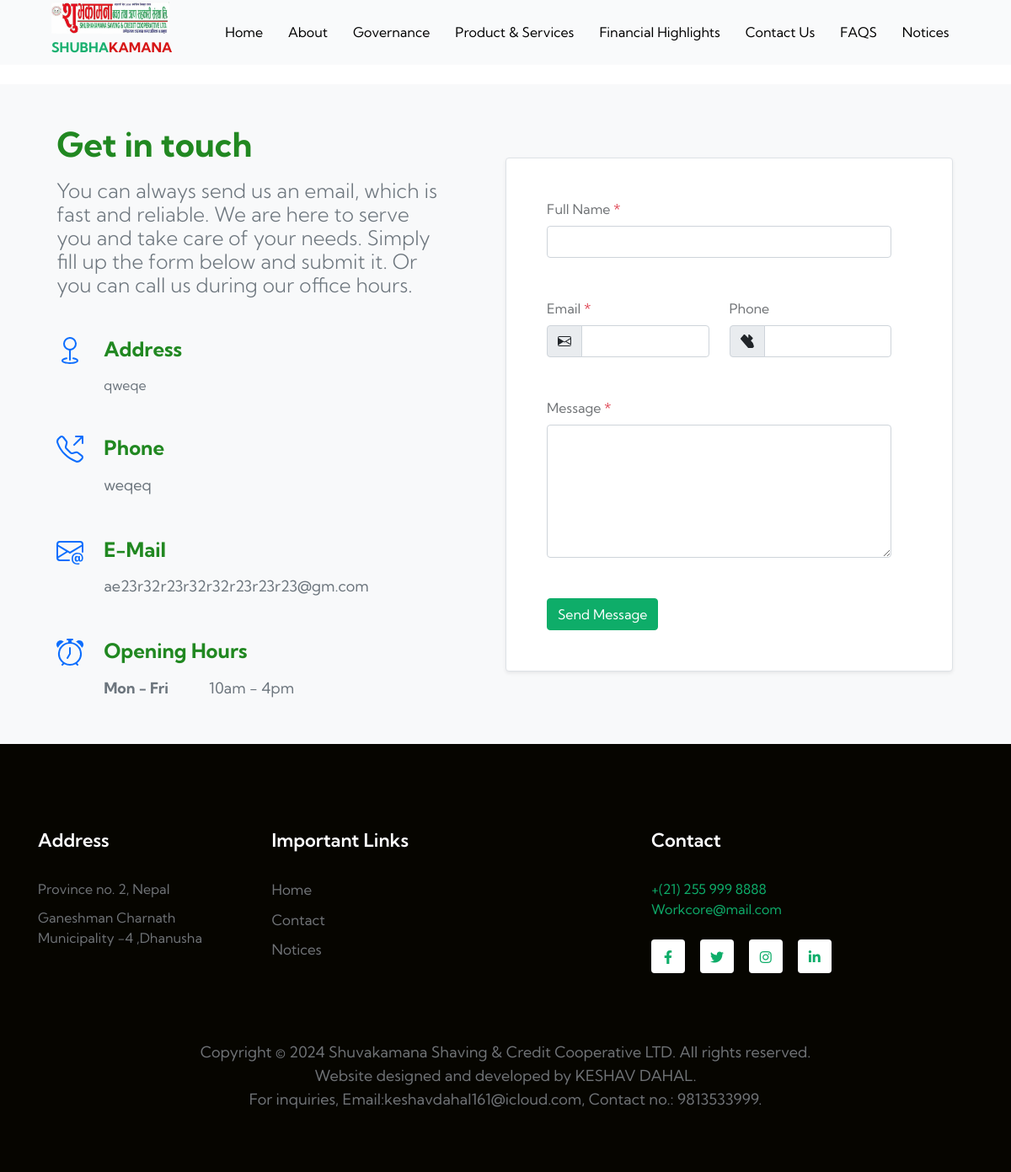
Page /Contact/ on the committed database.
### app/models.py (models this page shows, shortened)
class ContactInfo(models.Model):
    address = models.CharField(max_length=255)
    phone = models.CharField(max_length=20)
    email = models.EmailField()

### app/views.py (the view)
# urls.py: path('Contact/', views.Contact, name='contact'),
def Contact(request):
    contact_info = ContactInfo.objects.first()  # Assuming there's only one contact info instance
    return render(request, 'app/contact.html', {'contact_info': contact_info})

### app/templates/app/contact.html (shortened to what this page needs)
{% extends 'app/base.html' %}
{% load static %}
{% block content %}
<div class="container-fluid">
    <div class="row">
        <div class="col">
            <div style="height: 100px;"></div>
        </div>
    </div>
</div>
<section class="bg-light py-3 py-md-5">
  <div class="container">
    <div class="row gy-3 gy-md-4 gy-lg-0 align-items-md-center">
      <div class="col-12 col-lg-6">
        <div class="row justify-content-xl-center">
          <div class="col-12 col-xl-11">
            <h2 class="h1 mb-3">Get in touch</h2>
            <p class="lead fs-4 text-secondary mb-5">You can always send us an email, which is fast and reliable. We are here to serve you and take care of your needs. Simply fill up the form below and submit it. Or you can call us during our office hours.</p>
                    <div class="d-flex mb-5">
                        <div class="me-4 text-primary">
                        </div>
                        <div>
                            <h4 class="mb-3">Address</h4>
                            <address class="mb-0 text-secondary">{{ contact_info.address }}</address>
                        </div>
                    </div>
                    <div class="row mb-5">
                        <div class="col-12 col-sm-6">
                            <div class="d-flex mb-5 mb-sm-0">
                                <div class="me-4 text-primary">
                                </div>
                                <div>
                                    <h4 class="mb-3">Phone</h4>
                                    <p class="mb-0">
                                        <a class="link-secondary text-decoration-none" href="tel:{{ contact_info.phone }}">{{ contact_info.phone }}</a>
                                    </p>
                                </div>
                            </div>
                        </div>
                    </div>
                    <div class="row mb-5">
                        <div class="col-12 col-sm-6">
                            <div class="d-flex mb-0">
                                <div class="me-4 text-primary">
                                </div>
                                <div>
                                    <h4 class="mb-3">E-Mail</h4>
                                    <p class="mb-0">
                                        <a class="link-secondary text-decoration-none" href="mailto:{{ contact_info.email }}">{{ contact_info.email }}</a>
                                    </p>
                                </div>
                            </div>
                        </div>
                    </div>
                <div class="d-flex">
              <div class="me-4 text-primary">
              </div>
              <div>
                <h4 class="mb-3">Opening Hours</h4>
                <div class="d-flex mb-1">
                  <p class="text-secondary fw-bold mb-0 me-5">Mon - Fri</p>
                  <p class="text-secondary mb-0">10am - 4pm</p>
                </div>
              </div>
            </div>
          </div>
        </div>
      </div>
      <div class="col-12 col-lg-6">
        <div class="bg-white border rounded shadow-sm overflow-hidden">
            <form action="" method="post" class="p-4 p-xl-5">
                <div class="row gy-4 gy-xl-5">
                    <div class="col-12">
                        <label for="fullname" class="form-label">Full Name <span class="text-danger">*</span></label>
                        <input type="text" class="form-control" id="fullname" name="fullname" value="" required>
                    </div>
                    <div class="col-12 col-md-6">
                        <label for="email" class="form-label">Email <span class="text-danger">*</span></label>
                        <div class="input-group">
                            <span class="input-group-text">
                            </span>
                            <input type="email" class="form-control" id="email" name="email" value="" required>
                        </div>
                    </div>
                    <div class="col-12 col-md-6">
                        <label for="phone" class="form-label">Phone</label>
                        <div class="input-group">
                            <span class="input-group-text">
                            </span>
                            <input type="tel" class="form-control" id="phone" name="phone" value="">
                        </div>
                    </div>
                    <div class="col-12">
                        <label for="message" class="form-label">Message <span class="text-danger">*</span></label>
                        <textarea class="form-control" id="message" name="message" rows="6" required></textarea>
                    </div>
                    <div class="col-12">
                        <button type="button" class="btn btn-primary" onclick="sendEmail()">Send Message</button>
                    </div>
                </div>
            </form>
        </div>
      </div>
    </div>
  </div>
</section>
{% endblock content %}

### rows in the picture
ContactInfo: address "qweqe", phone "weqeq", email "ae23r32r23r32r32r23r23r23@gm.com"
